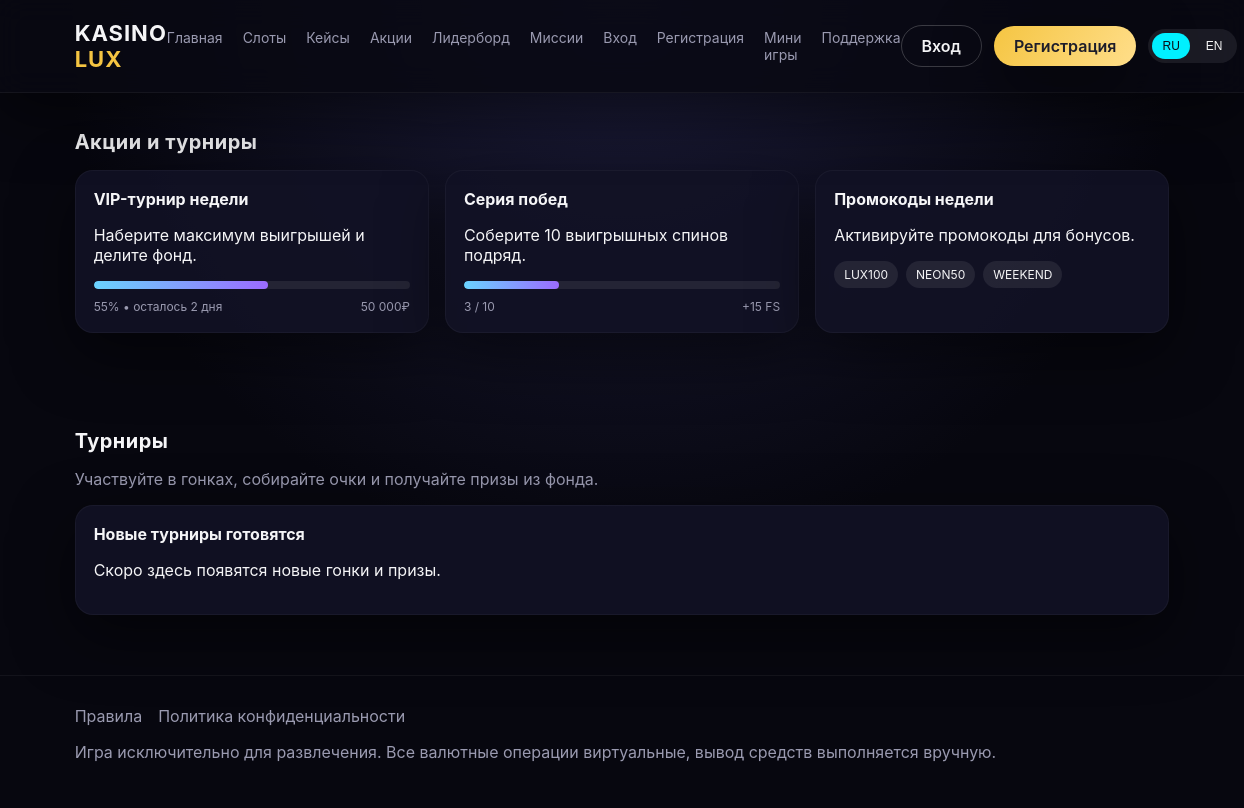
Page /promotions.php on the earlier database version.
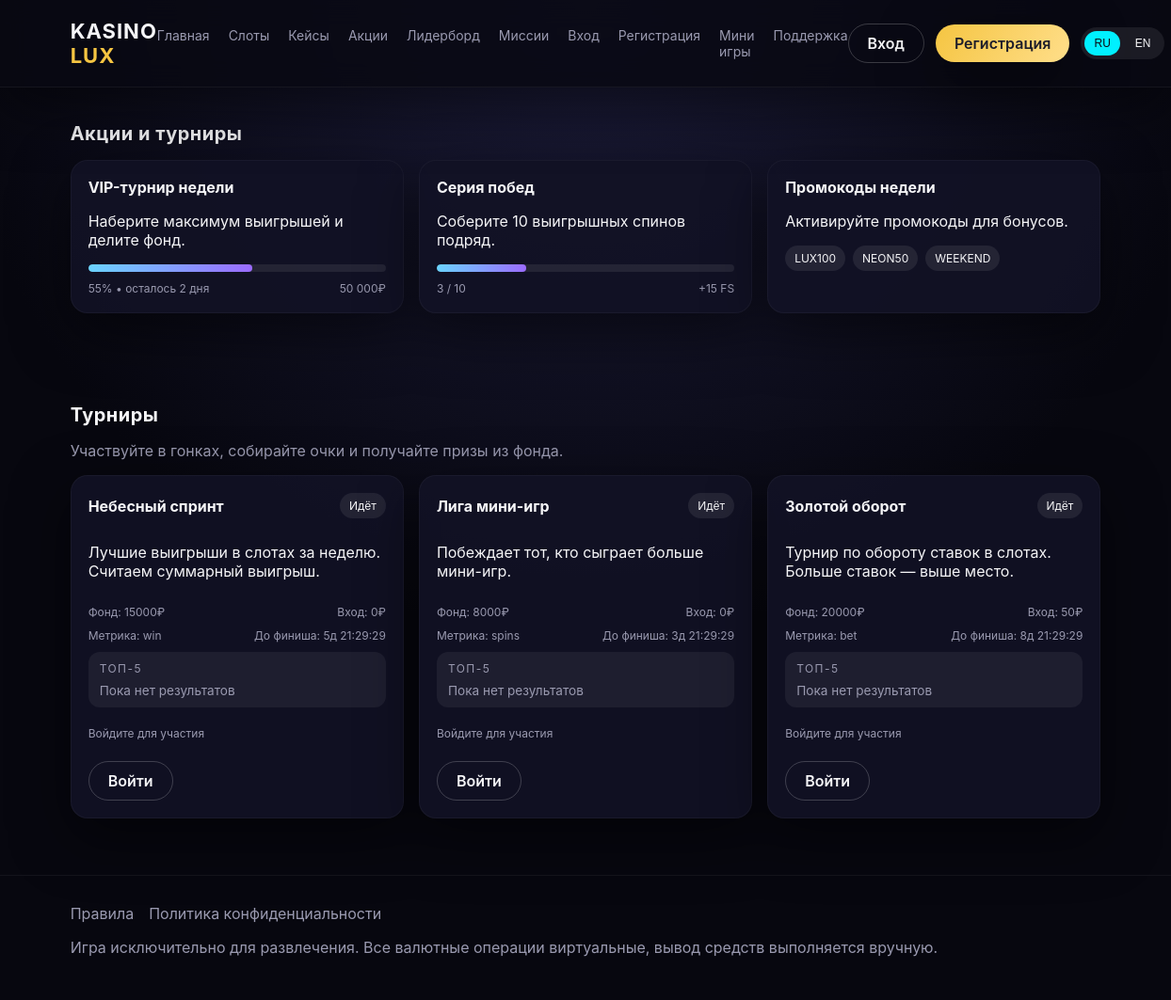
Same page on the later database version.
### tables this page shows
CREATE TABLE settings (
    id INT AUTO_INCREMENT PRIMARY KEY,
    name VARCHAR(100) NOT NULL UNIQUE,
    value TEXT NOT NULL
);

CREATE TABLE tournaments (
    id INT AUTO_INCREMENT PRIMARY KEY,
    name VARCHAR(140) NOT NULL,
    description TEXT NOT NULL,
    game_type VARCHAR(20) NOT NULL DEFAULT 'slots',
    metric VARCHAR(20) NOT NULL DEFAULT 'win',
    entry_fee DECIMAL(12, 2) NOT NULL DEFAULT 0,
    prize_pool DECIMAL(12, 2) NOT NULL DEFAULT 0,
    starts_at DATETIME NOT NULL,
    ends_at DATETIME NOT NULL,
    is_active TINYINT(1) DEFAULT 1,
    created_at TIMESTAMP DEFAULT CURRENT_TIMESTAMP,
    updated_at TIMESTAMP DEFAULT CURRENT_TIMESTAMP ON UPDATE CURRENT_TIMESTAMP
);

### config.php (called while the page is built)
<?php
return [
    'site' => [
        'name' => 'Kasino Lux',
        'base_url' => '',
        'default_language' => 'ru',
        'support_email' => 'support@example.com',
        'demo_mode' => false,
    ],
    'mail' => [
        'enabled' => false,
        'host' => 'smtp.example.com',
        'port' => 587,
        'encryption' => 'tls',
        'username' => 'smtp_user',
        'password' => 'smtp_password',
        'from_email' => 'support@example.com',
        'from_name' => 'Kasino Lux',
    ],
    'db' => [
        'host' => 'localhost',
        'name' => 'kasino',
        'user' => 'root',
        'pass' => '',
        'charset' => 'utf8mb4',
    ],
    'security' => [
        'session_name' => 'kasino_session',
        'csrf_key' => 'change_this_secret_key',
        'rate_limit' => [
            'login' => ['window' => 300, 'max' => 10],
            'spin' => ['window' => 60, 'max' => 120],
            'withdrawal' => ['window' => 3600, 'max' => 5],
        ],
    ],
    'payments' => [
        'sbp' => [
            'merchant_id' => 'SBP_MERCHANT_ID',
            'secret' => 'SBP_SECRET',
            'min_amount' => 100,
            'max_amount' => 100000,
        ],
    ],
    'bonuses' => [
        'daily_amount' => 50,
        'welcome_amount' => 500,
        'welcome_wager' => 20,
        'cashback_percent' => 5,
    ],
    'pwa' => [
        'name' => 'Kasino Lux',
        'short_name' => 'Kasino',
        'theme_color' => '#0b0b14',
        'background_color' => '#0b0b14',
    ],
    'game' => [
        'min_bet' => 10,
        'max_bet' => 1000,
    ],
];

### promotions.php (the view, shortened to what the changed rows need)
<?php
require __DIR__ . '/helpers.php';
$user = current_user();
$tournaments = active_tournaments();
?>
<section class="section">
    <h2><?php echo site_setting('promotions_title', t('promotions_title')); ?></h2>
    <div class="cards">
            <strong><?php echo site_setting('promo_vip_title', t('promo_vip_title')); ?></strong>
            <p><?php echo site_setting('promo_vip_desc', t('promo_vip_desc')); ?></p>
            <strong><?php echo site_setting('promo_streak_title', t('promo_streak_title')); ?></strong>
            <p><?php echo site_setting('promo_streak_desc', t('promo_streak_desc')); ?></p>
        <div class="card promo-card">
            <strong><?php echo site_setting('promo_codes_title', t('promo_codes_title')); ?></strong>
            <p><?php echo site_setting('promo_codes_desc', t('promo_codes_desc')); ?></p>
            <div class="promo-tags">
                <?php
                $codes = array_filter(array_map('trim', explode(',', site_setting('promo_codes_list', 'LUX100, NEON50, WEEKEND'))));
                foreach ($codes as $code):
                ?>
                    <span class="tag"><?php echo htmlspecialchars($code, ENT_QUOTES); ?></span>
                <?php endforeach; ?>
            </div>
        </div>
    </div>
</section>
<section class="section">
    <h2>Турниры</h2>
    <div class="cards tournaments-grid">
        <?php if (!$tournaments): ?>
            <div class="card promo-card">
                <strong>Новые турниры готовятся</strong>
                <p>Скоро здесь появятся новые гонки и призы.</p>
            </div>
        <?php endif; ?>
        <?php foreach ($tournaments as $tournament): ?>
            <?php
            $startAt = strtotime($tournament['starts_at']);
            $endAt = strtotime($tournament['ends_at']);
            $now = time();
            $status = $now < $startAt ? 'Скоро' : ($now > $endAt ? 'Завершён' : 'Идёт');
            $timeLeft = $now < $startAt ? $startAt - $now : max(0, $endAt - $now);
            $daysLeft = (int) floor($timeLeft / 86400);
            $timeTail = gmdate('H:i:s', $timeLeft % 86400);
            $timeLabel = $daysLeft > 0 ? sprintf('%dд %s', $daysLeft, $timeTail) : $timeTail;
            $entry = $user ? tournament_entry((int) $user['id'], (int) $tournament['id']) : null;
            $leaderboard = tournament_leaderboard((int) $tournament['id'], 5);
            $userRank = $user ? tournament_rank((int) $tournament['id'], (int) $user['id']) : null;
            ?>
            <div class="card promo-card tournament-card">
                <div class="tournament-head">
                    <strong><?php echo htmlspecialchars($tournament['name'], ENT_QUOTES); ?></strong>
                    <span class="tag"><?php echo $status; ?></span>
                </div>
                <p><?php echo htmlspecialchars($tournament['description'], ENT_QUOTES); ?></p>
                <div class="tournament-meta">
                    <span>Фонд: <?php echo (float) $tournament['prize_pool']; ?>₽</span>
                    <span>Вход: <?php echo (float) $tournament['entry_fee']; ?>₽</span>
                </div>
                <div class="tournament-meta">
                    <span>Метрика: <?php echo htmlspecialchars($tournament['metric'], ENT_QUOTES); ?></span>
                    <span>До финиша: <?php echo $timeLabel; ?></span>
                </div>
                <div class="tournament-leaderboard">
                    <div class="leaderboard-title">Топ-5</div>
                    <?php if (!$leaderboard): ?>
                        <div class="muted small">Пока нет результатов</div>
                    <?php endif; ?>
                </div>
                <div class="mission-meta">
                    <?php if ($user && $entry): ?>
                        <span>Вы: <?php echo (float) $entry['points']; ?> • место <?php echo $userRank ?? '-'; ?></span>
                        <span>Спины: <?php echo (int) $entry['spins']; ?></span>
                    <?php else: ?>
                        <span>Войдите для участия</span>
                    <?php endif; ?>
                </div>
                <div class="mission-actions">
                    <?php if (!$user): ?>
                        <a class="btn ghost" href="/login.php">Войти</a>
                    <?php endif; ?>
                </div>
            </div>
        <?php endforeach; ?>
    </div>
</section>

Differences in the rows shown:
added tournaments: name "Небесный спринт", status "Идёт", description "Лучшие выигрыши в слотах за неделю. Считаем суммарный выигрыш.", prize_pool "15000", entry_fee "0", metric "win", timeLabel "5д 21:29:29"
added tournaments: name "Лига мини-игр", status "Идёт", description "Побеждает тот, кто сыграет больше мини-игр.", prize_pool "8000", entry_fee "0", metric "spins", timeLabel "3д 21:29:29"
added tournaments: name "Золотой оборот", status "Идёт", description "Турнир по обороту ставок в слотах. Больше ставок — выше место.", prize_pool "20000", entry_fee "50", metric "bet", timeLabel "8д 21:29:29"
Other differences:
text no longer shown: "Новые турниры готовятся Скоро здесь появятся новые гонки и призы."
